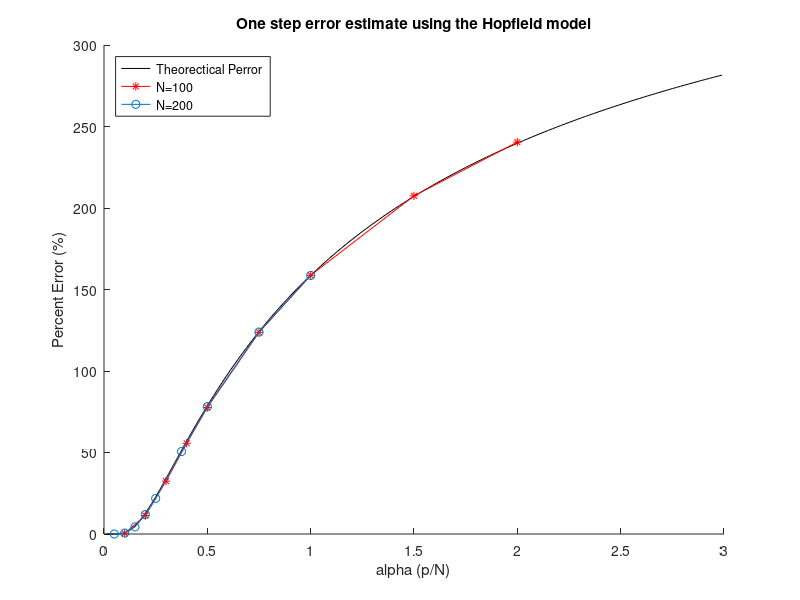

Recreate this plot in MATLAB.
% task 1
clc
clear all;
close all

%changeable parameters
nbrTimes = 1000;

%parameters
N = [100, 200];
P = [10 20 30 40 50 75 100 150 200];
% N=100;
% P = 2;
percentWrong = zeros( length(N), length(P) );
alpha = zeros(1, length(P));

for N_ITERATION = 1:length(N)
    for P_ITERATION = 1:length(P)
        
        totBits = N(N_ITERATION)*P(P_ITERATION);
        alpha(N_ITERATION, P_ITERATION) = P( P_ITERATION )/N( N_ITERATION);
        tot = 0;
        for ITERATION = 1:nbrTimes
            
            %Create random patterns:
            patterns = sign( round( rand(P( P_ITERATION ), N( N_ITERATION) )) - 0.1 );
            
            
            %Calculate weights
            w = patterns'*patterns/N(N_ITERATION);
            for i = 1: length(w)
                w(i,i) = 0;
            end
            nextPatterns = patterns*w;
            nextPatterns( nextPatterns == 0) = 1; %take care of elements that equal 0
            nextPatterns = sign( nextPatterns );
            
            wrongBits = totBits - sum( sum(nextPatterns == patterns),2);
            tot = tot+wrongBits;
        end
            percentWrong(N_ITERATION, P_ITERATION) = tot/totBits; %get mean of wrong percent
    end
end

%Create throretical P_error
X = [0.01:0.02:3];
Y= zeros(1, length(X));
for i = 1:length(X);
    Y(i) = 1-erf( sqrt(1/(2*X(i))) ); %1/X = N/P
end
Y = Y/2;
%%
hold on
plot(X, Y*nbrTimes, 'k');
plot(alpha(1,:), percentWrong(1,:), '-*r');
plot(alpha(2,:), percentWrong(2,:), '-o');
title('One step error estimate using the Hopfield model');
ylabel('Percent Error (%)');
xlabel('alpha (p/N)');
legend('Theorectical Perror', 'N=100', 'N=200', 'Location', 'northwest');


